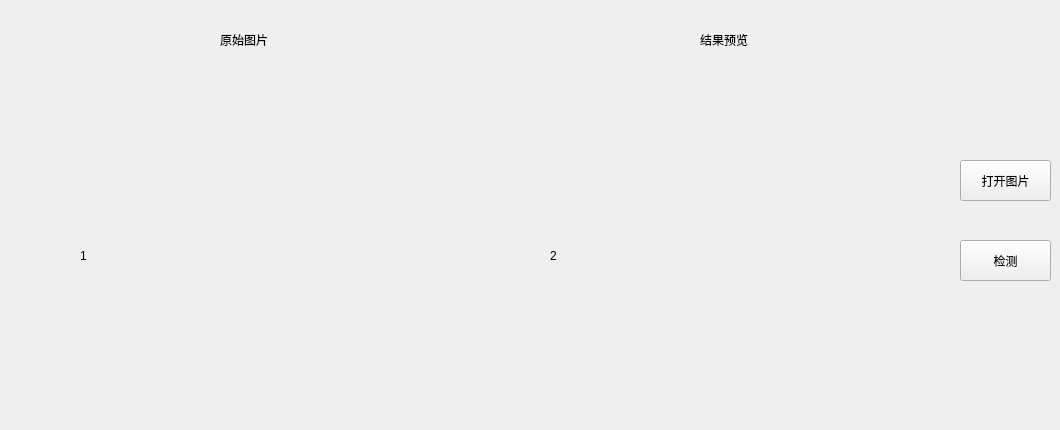
    <widget class="QWidget" name="tab_3">
     <attribute name="title">
      <string>页</string>
     </attribute>
     <widget class="QLabel" name="label_6">
      <property name="geometry">
       <rect>
        <x>220</x>
        <y>30</y>
        <width>72</width>
        <height>20</height>
       </rect>
      </property>
      <property name="text">
       <string>原始图片</string>
      </property>
     </widget>
     <widget class="QLabel" name="label_7">
      <property name="geometry">
       <rect>
        <x>700</x>
        <y>30</y>
        <width>72</width>
        <height>20</height>
       </rect>
      </property>
      <property name="text">
       <string>结果预览</string>
      </property>
     </widget>
     <widget class="QLabel" name="labelOriginal_4">
      <property name="geometry">
       <rect>
        <x>80</x>
        <y>90</y>
        <width>341</width>
        <height>331</height>
       </rect>
      </property>
      <property name="text">
       <string>1</string>
      </property>
     </widget>
     <widget class="QLabel" name="labelResult_3">
      <property name="geometry">
       <rect>
        <x>550</x>
        <y>90</y>
        <width>341</width>
        <height>331</height>
       </rect>
      </property>
      <property name="text">
       <string>2</string>
      </property>
     </widget>
     <widget class="QPushButton" name="btnReadImage_4">
      <property name="geometry">
       <rect>
        <x>960</x>
        <y>160</y>
        <width>91</width>
        <height>41</height>
       </rect>
      </property>
      <property name="text">
       <string>打开图片</string>
      </property>
     </widget>
     <widget class="QPushButton" name="btnDetect">
      <property name="geometry">
       <rect>
        <x>960</x>
        <y>240</y>
        <width>91</width>
        <height>41</height>
       </rect>
      </property>
      <property name="text">
       <string>检测</string>
      </property>
     </widget>
    </widget>
